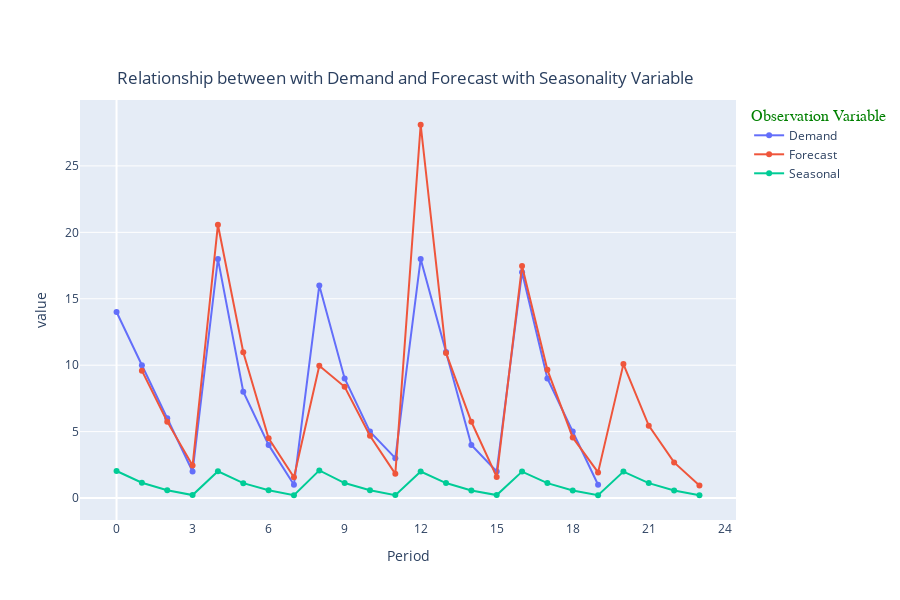

This figure's notebook cell:
### Code cell
fig = px.line(
    df_triple_expo,
    y = ['Demand','Forecast','Seasonal'],
    title = "Relationship between with Demand and Forecast with Seasonality Variable",
    # hover_name='Period'
)

fig.update_layout(
    legend_title = {
        'text':'Observation Variable',
        'font_family':'Comic Sans',
        'font_size':16,
        'font_color':'green'
    },
    hovermode = 'x unified',
    title = {
        'x':0.45,
        'y':0.88,
        'xanchor':'center'
    },
    width = 900,
    height = 600
)

fig.update_traces(
    mode = 'markers+lines',
    hovertemplate = None
)

fig.update_xaxes(
    title = 'Period',
    showgrid = False,
    dtick = 3
)

### Figure 1 — Plotly figure (JSON) as saved in the notebook; plotly's stock layout.template omitted (floating-point values rounded to 4 significant figures)
{"data": [{"legendgroup": "Demand", "line": {"color": "#636efa", "dash": "solid"}, "marker": {"symbol": "circle"}, "mode": "markers+lines", "name": "Demand", "orientation": "v", "showlegend": true, "type": "scatter", "x": [0, 1, 2, 3, 4, 5, 6, 7, 8, 9, 10, 11, 12, 13, 14, 15, 16, 17, 18, 19, 20, 21, 22, 23], "xaxis": "x", "y": [14, 10, 6, 2, 18, 8, 4, 1, 16, 9, 5, 3, 18, 11, 4, 2, 17, 9, 5, 1, null, null, null, null], "yaxis": "y"}, {"legendgroup": "Forecast", "line": {"color": "#EF553B", "dash": "solid"}, "marker": {"symbol": "circle"}, "mode": "markers+lines", "name": "Forecast", "orientation": "v", "showlegend": true, "type": "scatter", "x": [0, 1, 2, 3, 4, 5, 6, 7, 8, 9, 10, 11, 12, 13, 14, 15, 16, 17, 18, 19, 20, 21, 22, 23], "xaxis": "x", "y": [null, 9.59, 5.75, 2.44, 20.57, 10.98, 4.5, 1.56, 9.96, 8.37, 4.69, 1.82, 28.1, 10.92, 5.74, 1.59, 17.47, 9.65, 4.56, 1.93, 10.08, 5.45, 2.68, 0.95], "yaxis": "y"}, {"legendgroup": "Seasonal", "line": {"color": "#00cc96", "dash": "solid"}, "marker": {"symbol": "circle"}, "mode": "markers+lines", "name": "Seasonal", "orientation": "v", "showlegend": true, "type": "scatter", "x": [0, 1, 2, 3, 4, 5, 6, 7, 8, 9, 10, 11, 12, 13, 14, 15, 16, 17, 18, 19, 20, 21, 22, 23], "xaxis": "x", "y": [2.037, 1.153, 0.589, 0.2209, 2.014, 1.121, 0.5832, 0.212, 2.08, 1.128, 0.5861, 0.2192, 1.996, 1.128, 0.5674, 0.2229, 1.992, 1.122, 0.5714, 0.2089, 1.992, 1.122, 0.5714, 0.2089], "yaxis": "y"}], "layout": {"height": 600, "hovermode": "x unified", "legend": {"title": {"font": {"color": "green", "family": "Comic Sans", "size": 16}, "text": "Observation Variable"}, "tracegroupgap": 0}, "title": {"text": "Relationship between with Demand and Forecast with Seasonality Variable", "x": 0.45, "xanchor": "center", "y": 0.88}, "width": 900, "xaxis": {"anchor": "y", "domain": [0, 1], "dtick": 3, "showgrid": false, "title": {"text": "Period"}}, "yaxis": {"anchor": "x", "domain": [0, 1], "title": {"text": "value"}}}}
